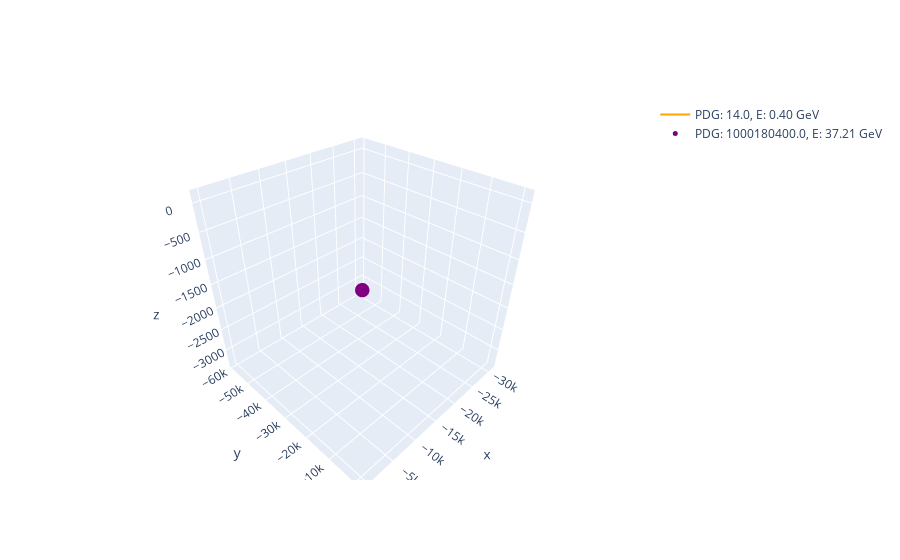
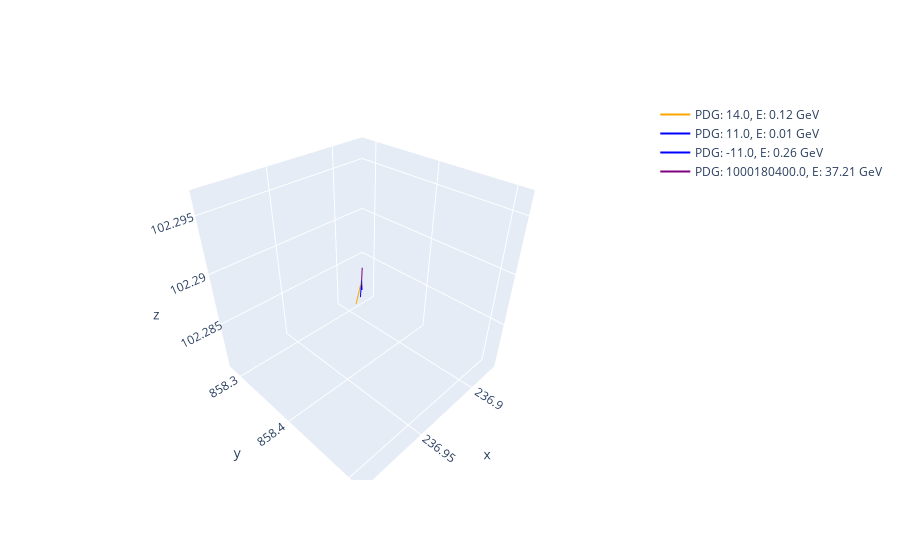

The notebook cell saved with these charts, in order:
### Code cell
def plot_event(event):
    initial_state = event.query('State == 3')
    final_state = event.query('State == 1')


    fig = go.Figure()

    px_tot, py_tot, pz_tot, E_tot = 0, 0, 0, 0
    for _, particle in initial_state.iterrows():
        px, py, pz, E = particle['px'], particle['py'], particle['pz'], particle['E']
        vtx_x, vtx_y, vtx_z, vtx_t = particle['vtx_x'], particle['vtx_y'], particle['vtx_z'], particle['vtx_t']

        color = color_dict.get(np.abs(particle['PDG']), 'black')

        if (px != 0 or py != 0 or pz != 0):
            fig.add_trace(go.Scatter3d(
                x=[vtx_x, vtx_x-px],
                y=[vtx_z, vtx_z-pz],
                z=[vtx_y, vtx_y-py],
                mode='lines',
                line=dict(width=2, color=color),
                name=f'PDG: {particle["PDG"]}, E: {E:.2f} GeV'
            ))

        else:
            fig.add_trace(go.Scatter3d(
                x=[vtx_x],
                y=[vtx_z],
                z=[vtx_y],
                mode='markers',
                marker=dict(size=5, color=color),
                name=f'PDG: {particle["PDG"]}, E: {E:.2f} GeV'
            ))
        px_tot += px
        py_tot += py
        pz_tot += pz
        E_tot += E

    # fig.update_scenes(aspectmode='data')
    fig.show()
    print(f'Total Momentum: ({px_tot:.4f}, {py_tot:.4f}, {pz_tot:.4f}) GeV')
    print(f'Total Energy: {E_tot:.4f} GeV')

    fig = go.Figure()

    px_tot, py_tot, pz_tot, E_tot = 0, 0, 0, 0
    for _, particle in final_state.iterrows():
        px, py, pz, E = particle['px'], particle['py'], particle['pz'], particle['E']
        vtx_x, vtx_y, vtx_z, vtx_t = particle['vtx_x'], particle['vtx_y'], particle['vtx_z'], particle['vtx_t']

        color = color_dict.get(np.abs(particle['PDG']), 'black')

        fig.add_trace(go.Scatter3d(
            x=[vtx_x, vtx_x+px],
            y=[vtx_z, vtx_z+pz],
            z=[vtx_y, vtx_y+py],
            mode='lines',
            line=dict(width=2, color=color),
            name=f'PDG: {particle["PDG"]}, E: {E:.2f} GeV'
        ))
        px_tot += px
        py_tot += py
        pz_tot += pz
        E_tot += E

    # fig.update_scenes(aspectmode='data')
    fig.show()

    print(f'Total Momentum: ({px_tot:.4f}, {py_tot:.4f}, {pz_tot:.4f}) GeV')
    print(f'Total Energy: {E_tot:.4f} GeV')

event_no = 1
df = trident_numi.copy(deep=True)

event = df.groupby('Event').get_group(event_no)

plot_event(event)

### Figure 1 — Plotly figure (JSON) as saved in the notebook; plotly's stock layout.template omitted (floating-point values rounded to 4 significant figures)
{"data": [{"line": {"color": "orange", "width": 2}, "mode": "lines", "name": "PDG: 14.0, E: 0.40 GeV", "type": "scatter3d", "x": [-30940.0, -30940.0], "y": [-59110.0, -59110.0], "z": [-3323.0, -3323.0]}, {"marker": {"color": "purple", "size": 5}, "mode": "markers", "name": "PDG: 1000180400.0, E: 37.21 GeV", "type": "scatter3d", "x": [236.9], "y": [858.3], "z": [102.3]}], "layout": {}}

### Figure 2 — Plotly figure (JSON) as saved in the notebook; plotly's stock layout.template omitted (floating-point values rounded to 4 significant figures)
{"data": [{"line": {"color": "orange", "width": 2}, "mode": "lines", "name": "PDG: 14.0, E: 0.12 GeV", "type": "scatter3d", "x": [236.9, 236.9], "y": [858.3, 858.4], "z": [102.3, 102.3]}, {"line": {"color": "blue", "width": 2}, "mode": "lines", "name": "PDG: 11.0, E: 0.01 GeV", "type": "scatter3d", "x": [236.9, 236.9], "y": [858.3, 858.3], "z": [102.3, 102.3]}, {"line": {"color": "blue", "width": 2}, "mode": "lines", "name": "PDG: -11.0, E: 0.26 GeV", "type": "scatter3d", "x": [236.9, 237.0], "y": [858.3, 858.5], "z": [102.3, 102.3]}, {"line": {"color": "purple", "width": 2}, "mode": "lines", "name": "PDG: 1000180400.0, E: 37.21 GeV", "type": "scatter3d", "x": [236.9, 236.9], "y": [858.3, 858.3], "z": [102.3, 102.3]}], "layout": {}}
